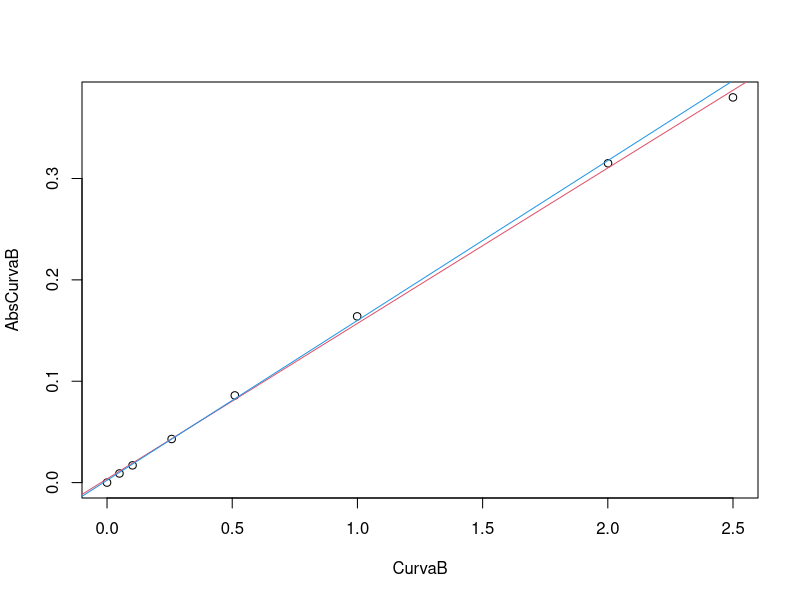
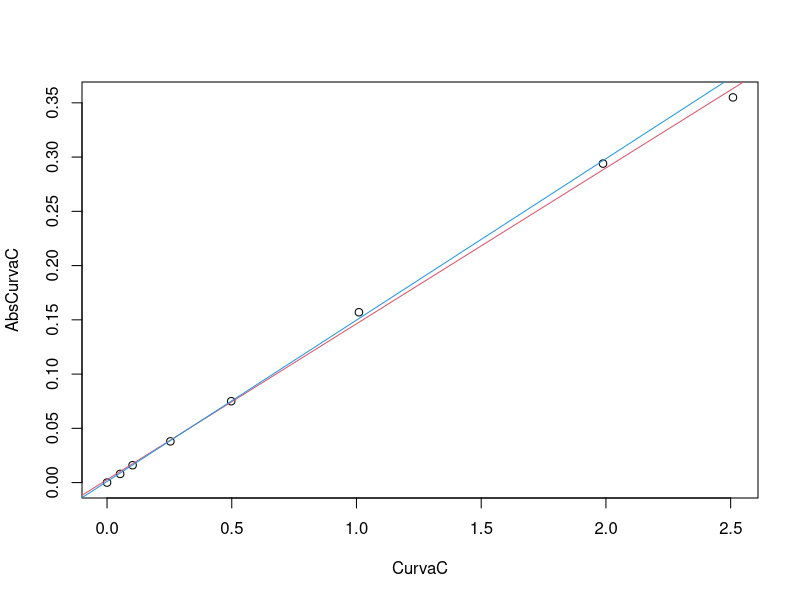
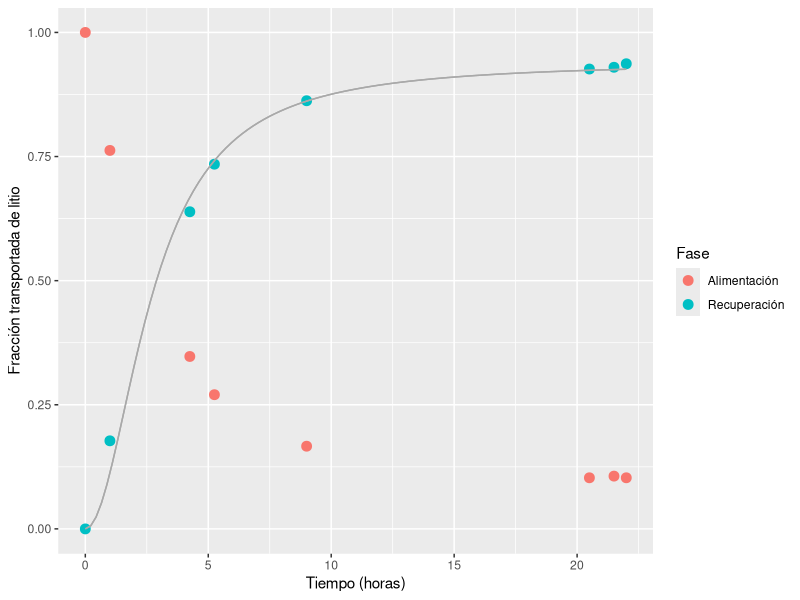
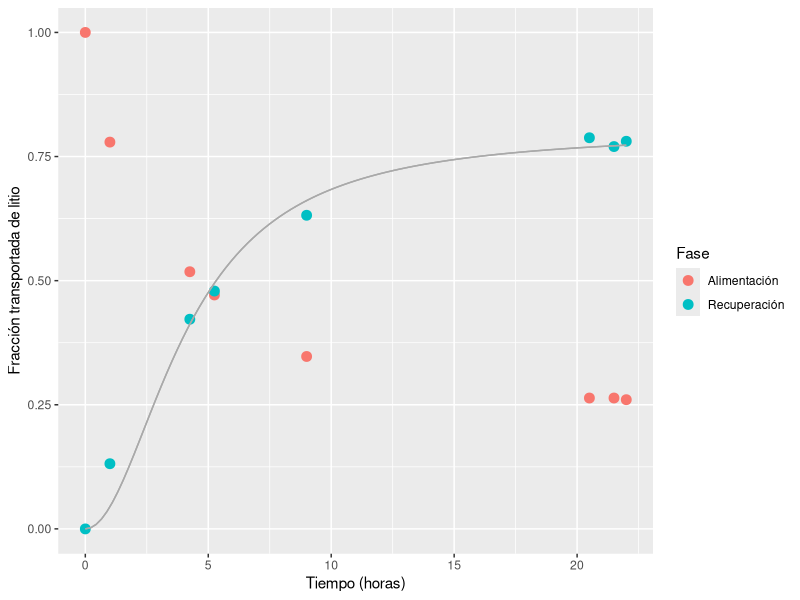
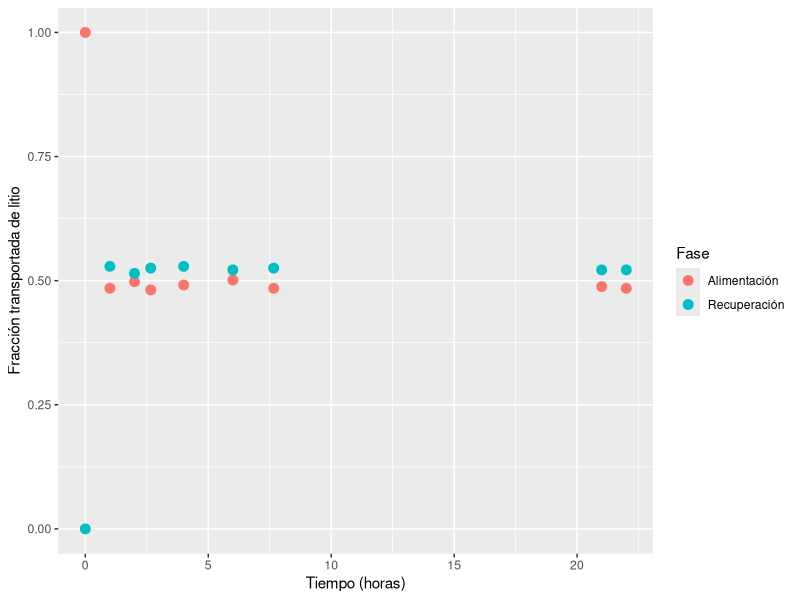
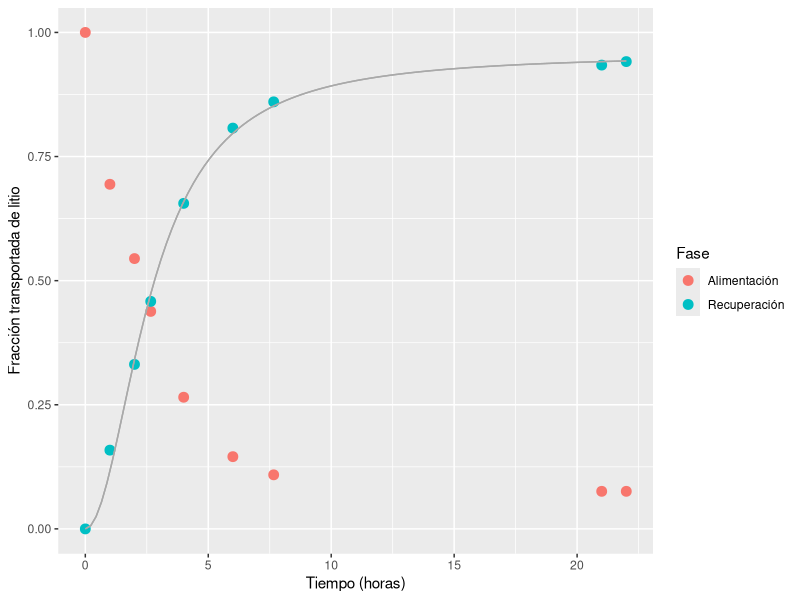

The R source for these figures, in order:
library(ggplot2)
cStock <- 129.5 * 0.187872 * 0.99 / 0.1200962
Std7   <- cStock * 0.7489 / 60.0825
CurvaB <- c(c(0.0000, 0.2375, 0.4852, 1.2425, 2.4417, 4.8009, 9.5967) * Std7 /
            c(12.0000, 11.9824, 11.9053, 12.0372, 11.9600, 12.0133, 11.9895), Std7)
Std7   <- cStock * 0.7540 / 60.2633
CurvaC <- c(c(0.0000, 0.2514, 0.4898, 1.2110, 2.3951, 4.8137, 9.6054) * Std7 /
            c(12.0000, 11.9823, 12.0021, 11.9666, 12.0722, 11.9614, 12.1221), Std7)
#----------------------------------------------------------------------------
#----------------------------------------------------------------------------
AbsCurvaB <- c(0.000, 0.009, 0.017, 0.043, 0.086, 0.164, 0.315, 0.380)
plot(CurvaB, AbsCurvaB)
abline(lm(AbsCurvaB ~ CurvaB), col = 2)
ModelB <- lm(AbsCurvaB[1:7] ~ CurvaB[1:7]) 
abline(ModelB, col = 4)
#----------------------------------------------------------------------------
AbsCurvaC <- c(0.000, 0.008, 0.016, 0.038, 0.075, 0.157, 0.294, 0.355)
plot(CurvaC, AbsCurvaC)
abline(lm(AbsCurvaC ~ CurvaC), col = 2)
ModelC <- lm(AbsCurvaC[1:7] ~ CurvaC[1:7]) 
abline(ModelC, col = 4)
#----------------------------------------------------------------------------
#----------------------------------------------------------------------------
Time1 <- c(0, 1, 4.25, 5.25, 9, 20.5, 21.5, 22)
Time2 <- c(0, 1, 2, 2.66, 4, 6, 7.66, 21, 22)
#----------------------------------------------------------------------------
#pdf("Trans18-02-19.pdf", height = 5, width = 10)
#----------------------------------------------------------------------------
T_o_Feed_7.1 <- 0.9160 * cStock / 90.6956
Feed_7.1  <- (c(0.301, 0.230, 0.106, 0.083, 0.052, 0.033, 0.034, 0.033) - 
                ModelB$coefficients[1]) / ModelB$coefficients[2]
P_o_Feed_7.1 <- Feed_7.1[1]
Feed_7.1  <- Feed_7.1 / P_o_Feed_7.1
Strip_7.1 <- (c(0.001, 0.051, 0.181, 0.208, 0.244, 0.262, 0.263, 0.265) - 
                ModelC$coefficients[1]) / ModelC$coefficients[2] / P_o_Feed_7.1
#matplot(Time1, cbind(Feed_7.1, Strip_7.1), type = "p", col = c(1, 2), pch = 1, ylim = c(0, 1.1))
#curve((1.049 * x)/(2.78 + x), add=TRUE)
#curve((2.088 * x)/(3.000 + x), add=TRUE, col = 2)
#curve((1.088 * x)/(6.000 + x), add=TRUE, col = 4)


transporte <- data.frame(Tiempo = c(Time1, Time1), Conc = c(Feed_7.1, Strip_7.1), 
                         Fase=rep(c('Alimentación', 'Recuperación'), each=length(Time1)))

ggplot(data=transporte, aes(x=Tiempo,y=Conc, group=Fase)) + #geom_smooth(alpha=0.999,size=0.5) + 
  geom_point(size = 3, aes(color=Fase)) + labs(y="Fracción transportada de litio", x="Tiempo (horas)") +
  stat_function(fun = function(x) (0.9399 * x**2)/(1/0.1359 + x**2), color="darkgrey")
#geom_smooth(method = 'loess', aes(color=Fase))
#----------------------------------------------------------------------------
T_o_Feed_7.2 <- 0.9055 * cStock / 90.3865
Feed_7.2  <- (c(0.301, 0.235, 0.157, 0.143, 0.106, 0.081, 0.081, 0.080) - 
                ModelB$coefficients[1]) / ModelB$coefficients[2]
P_o_Feed_7.2 <- Feed_7.2[1]
Feed_7.2  <- Feed_7.2 / P_o_Feed_7.2
Strip_7.2 <- (c(0.001, 0.038, 0.120, 0.136, 0.179, 0.223, 0.218, 0.221) - 
                ModelC$coefficients[1]) / ModelC$coefficients[2] / P_o_Feed_7.2
#matplot(Time1, cbind(Feed_7.2, Strip_7.2), type = "p", col = c(1, 2), pch = 1, ylim = c(0, 1.1))
#curve((0.9888* x)/(5.5944+ x), add=TRUE)


transporte <- data.frame(Tiempo = c(Time1, Time1), Conc = c(Feed_7.2, Strip_7.2), 
                         Fase=rep(c('Alimentación', 'Recuperación'), each=length(Time1)))

ggplot(data=transporte, aes(x=Tiempo,y=Conc, group=Fase)) + #geom_smooth(alpha=0.999,size=0.5) + 
  geom_point(size = 3, aes(color=Fase)) + labs(y="Fracción transportada de litio", x="Tiempo (horas)") +
  stat_function(fun = function(x) (0.80003 * x**2)/(1/0.05885 + x**2), color="darkgrey")# +
#geom_smooth(method = 'loess', aes(color=Fase))
#----------------------------------------------------------------------------
T_o_Feed_7.3 <- 0.9074 * cStock / 90.0597
Feed_7.3  <- (c(0.303, 0.148, 0.152, 0.147, 0.150, 0.153, 0.148, 0.149, 0.148) - 
                ModelB$coefficients[1]) / ModelB$coefficients[2]
P_o_Feed_7.3 <- Feed_7.3[1]
Feed_7.3  <- Feed_7.3 / P_o_Feed_7.3

Strip_7.3 <- (c(0.001, 0.151, 0.147, 0.150, 0.151, 0.149, 0.150, 0.149, 0.149) - 
                ModelC$coefficients[1]) / ModelC$coefficients[2] / P_o_Feed_7.3
#matplot(Time2, cbind(Feed_7.3, Strip_7.3), type = "p", col = c(1, 2), pch = 1, ylim = c(0, 1.1))

transporte <- data.frame(Tiempo = c(Time2, Time2), Conc = c(Feed_7.3, Strip_7.3), 
                         Fase=rep(c('Alimentación', 'Recuperación'), each=length(Time2)))

ggplot(data=transporte, aes(x=Tiempo,y=Conc, group=Fase)) + #geom_smooth(alpha=0.999,size=0.5) + 
  geom_point(size = 3, aes(color=Fase)) + labs(y="Fracción transportada de litio", x="Tiempo (horas)")# +
#geom_smooth(method = 'loess', aes(color=Fase))
#----------------------------------------------------------------------------
T_o_Feed_7.4 <- 0.9074 * cStock / 90.0597
Feed_7.4  <- (c(0.303, 0.211, 0.166, 0.134, 0.082, 0.046, 0.035, 0.025, 0.025) - 
                ModelB$coefficients[1]) / ModelB$coefficients[2]
P_o_Feed_7.4 <- Feed_7.4[1]
Feed_7.4  <- Feed_7.4 / P_o_Feed_7.4
Strip_7.4 <- (c(0.001, 0.046, 0.095, 0.131, 0.187, 0.230, 0.245, 0.266, 0.268) - 
                ModelC$coefficients[1]) / ModelC$coefficients[2] / P_o_Feed_7.4
#matplot(Time2, cbind(Feed_7.4, Strip_7.4), type = "p", col = c(1, 2), pch = 1, ylim = c(0, 1.1))

#curve((1.1488 * x)/(1/0.2767 + x), add=TRUE)
#curve((0.9567 * x**2)/(1/0.1384 + x**2), add=TRUE, col = 2)
#curve(1 - (0.9275 * x**2)/(1/0.2710 + x**2), add=TRUE, col = 1)

#curve(1.032 * exp(- 1.958 / x), add = TRUE, col = 2)

nls(Strip_7.4 ~ (a * Time2)/(1/b + (Time2)), start = list(a = 1.2, b = 0.5))
nls(Strip_7.4 ~ (a * Time2**2)/(1/b + (Time2**2)), start = list(a = 1.2, b = 0.5))
nls(Feed_7.4 ~ 1 - (a * Time2**2)/(1/b + (Time2**2)), start = list(a = 1.2, b = 0.5))

nls(Strip_7.4 ~ a*exp(-b / Time2), start = list(a = 1, b = 1))
#nls(Strip_7.4 ~ log(a * Time2), start = list(a = 2))

transporte <- data.frame(Tiempo = c(Time2, Time2), Conc = c(Feed_7.4, Strip_7.4), 
                         Fase=rep(c('Alimentación', 'Recuperación'), each=length(Time2)))

ggplot(data=transporte, aes(x=Tiempo,y=Conc, group=Fase)) + #geom_smooth(alpha=0.999,size=0.5) + 
  geom_point(size = 3, aes(color=Fase)) + labs(y="Fracción transportada de litio", x="Tiempo (horas)") +
  stat_function(fun = function(x) (0.9567 * x**2)/(1/0.1384 + x**2), color="darkgrey")# +
#geom_smooth(method = 'loess', aes(color=Fase))

MaxStrips <- vector()
for (i in 1:4) {
  MaxStrips[i] <- max(get(paste0("Strip_7.", i)))
}



nls(Strip_7.1 ~ (a * Time1**2)/(1/b + (Time1**2)), start = list(a = 1, b = 0.5))
nls(Strip_7.2 ~ (a * Time1**2)/(1/b + (Time1**2)), start = list(a = 1, b = 0.5))
#nls(Strip_7.3 ~ (a * Time2**2)/(1/b + (Time2**2)), start = list(a = 0.5, b = 5000))
nls(Strip_7.4 ~ (a * Time2**2)/(1/b + (Time2**2)), start = list(a = 1, b = 0.5))


dev.off()


red<-(0.9399 * Time1**2)/(1/0.1359 + (Time1**2))
